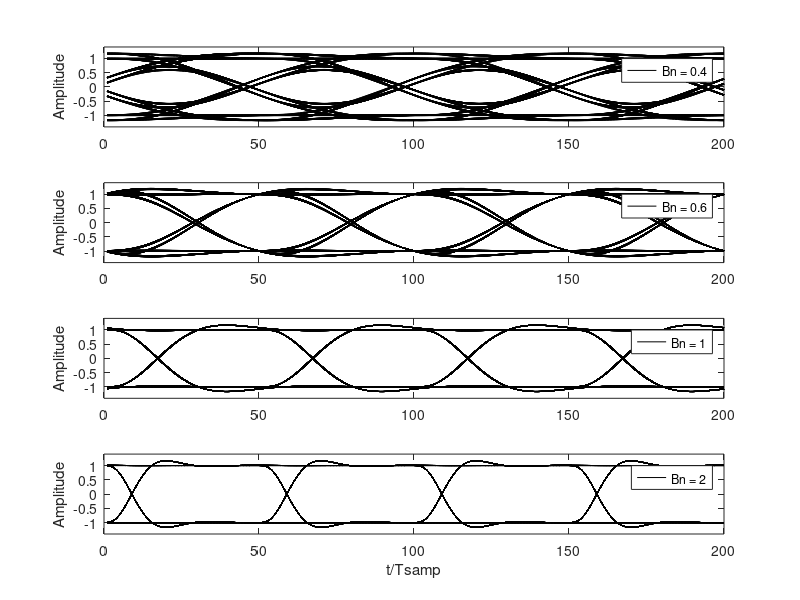

MATLAB code for this plot:
% clean figure and load signal package (only for Octave)
clf
pkg load signal

% simulation parameters:
%  - nr of symbols (must be divisible by 4)
%  - nr of samples per symbol
%  - filter cutoff values (normalized bandwidth)
nsym = 1000;
nsamp = 50;
bw = [0.4 0.6 1 2];

% for each filter cutoff value..
for k = 1:length(bw)
  % generate filter coefficients using one of the cutoff values
  lambda = bw(k);
  [b,a] = butter(3,2*lambda/nsamp);

  % allocate space for total bit sequence
  l = nsym*nsamp;
  y = zeros(1,l-nsamp+1);

  % initalize random output vector with +1 and -1
  x = 2*round(rand(1,nsym))-1;

  % for each overlap..
  for i = 1:nsym
    % place one symbol into vector y, leaving nsamp samples of spacing
    kk = (i-1)*nsamp+1;
    y(kk) = x(i);
  end
  % zero-order hold
  datavector = conv(y,ones(1,nsamp));

  % apply filter to the total sequence
  filtout = filter(b, a, datavector);

  % splice sequence into sub-sequences of 4 symbols
  datamatrix = reshape(filtout, 4*nsamp, nsym/4);

  % discart the first 5 sub-sequences
  datamatrix1 = datamatrix(:, 6:(nsym/4));

  % plot eye diagram
  subplot(length(bw),1,k)
  plot(datamatrix1, 'k')
  
  % format: print axis labels, legend, and set plot range
  ylabel('Amplitude')
  axis([0 4*nsamp -1.4 1.4])
  legend(['Bn = ', num2str(lambda)])
  if k == 4
    xlabel('t/Tsamp')
  end
end
